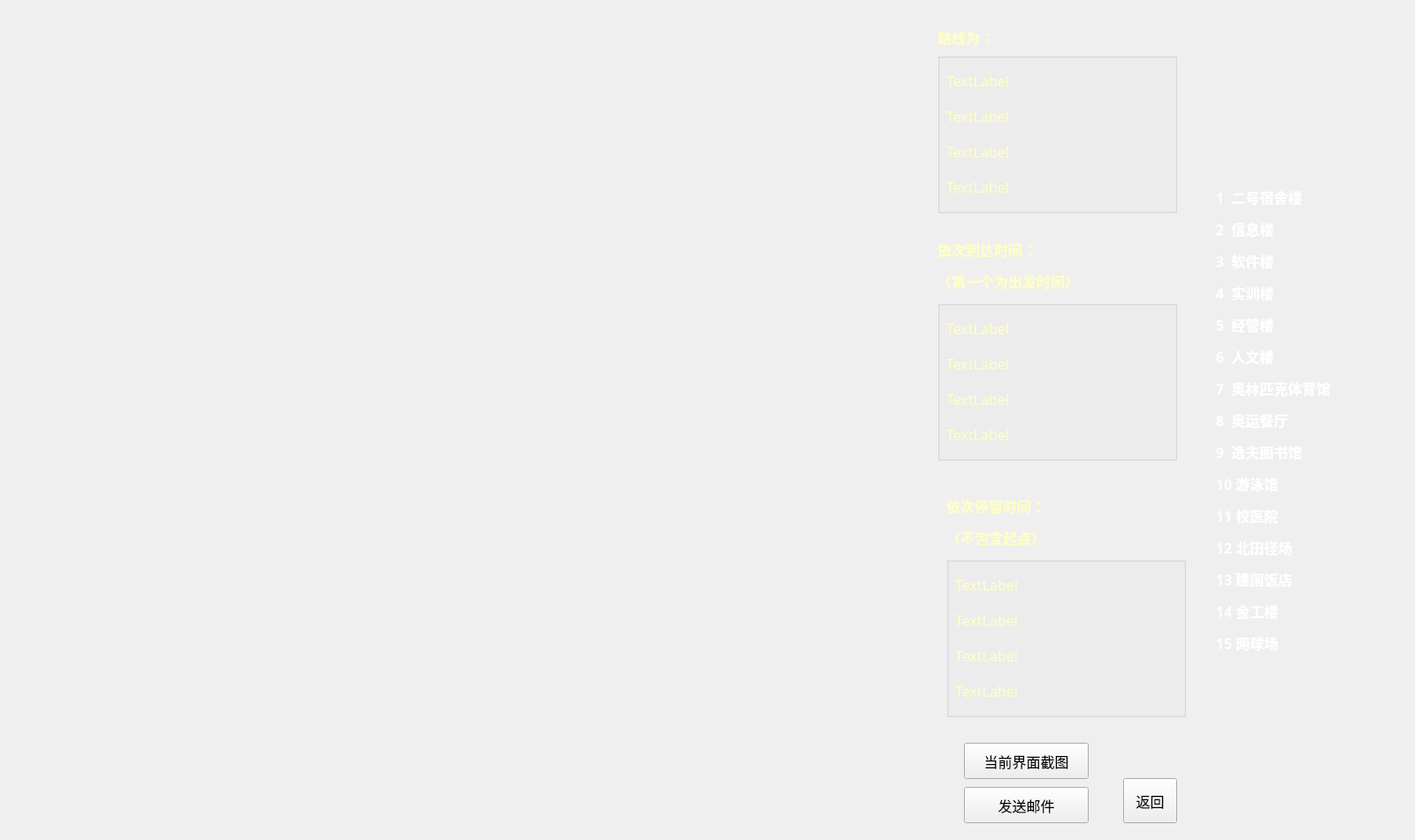
<?xml version="1.0" encoding="UTF-8"?>
<ui version="4.0">
 <class>bjutmap</class>
 <widget class="QWidget" name="bjutmap">
  <property name="geometry">
   <rect>
    <x>0</x>
    <y>0</y>
    <width>1600</width>
    <height>950</height>
   </rect>
  </property>
  <property name="windowTitle">
   <string>Form</string>
  </property>
  <widget class="QGroupBox" name="groupBox">
   <property name="geometry">
    <rect>
     <x>1060</x>
     <y>60</y>
     <width>271</width>
     <height>181</height>
    </rect>
   </property>
   <property name="title">
    <string/>
   </property>
   <widget class="QLabel" name="label_route_1">
    <property name="geometry">
     <rect>
      <x>10</x>
      <y>20</y>
      <width>221</width>
      <height>20</height>
     </rect>
    </property>
    <property name="font">
     <font>
      <family>黑体</family>
      <pointsize>12</pointsize>
      <underline>true</underline>
     </font>
    </property>
    <property name="text">
     <string>&lt;html&gt;&lt;head/&gt;&lt;body&gt;&lt;p&gt;&lt;span style=&quot; color:#ffffc5;&quot;&gt;TextLabel&lt;/span&gt;&lt;/p&gt;&lt;/body&gt;&lt;/html&gt;</string>
    </property>
   </widget>
   <widget class="QLabel" name="label_route_2">
    <property name="geometry">
     <rect>
      <x>10</x>
      <y>60</y>
      <width>221</width>
      <height>20</height>
     </rect>
    </property>
    <property name="font">
     <font>
      <family>黑体</family>
      <pointsize>12</pointsize>
      <underline>true</underline>
     </font>
    </property>
    <property name="text">
     <string>&lt;html&gt;&lt;head/&gt;&lt;body&gt;&lt;p&gt;&lt;span style=&quot; color:#ffffc5;&quot;&gt;TextLabel&lt;/span&gt;&lt;/p&gt;&lt;/body&gt;&lt;/html&gt;</string>
    </property>
   </widget>
   <widget class="QLabel" name="label_route_3">
    <property name="geometry">
     <rect>
      <x>10</x>
      <y>100</y>
      <width>221</width>
      <height>20</height>
     </rect>
    </property>
    <property name="font">
     <font>
      <family>黑体</family>
      <pointsize>12</pointsize>
      <underline>true</underline>
     </font>
    </property>
    <property name="text">
     <string>&lt;html&gt;&lt;head/&gt;&lt;body&gt;&lt;p&gt;&lt;span style=&quot; color:#ffffc5;&quot;&gt;TextLabel&lt;/span&gt;&lt;/p&gt;&lt;/body&gt;&lt;/html&gt;</string>
    </property>
   </widget>
   <widget class="QLabel" name="label_route_4">
    <property name="geometry">
     <rect>
      <x>10</x>
      <y>140</y>
      <width>221</width>
      <height>20</height>
     </rect>
    </property>
    <property name="font">
     <font>
      <family>黑体</family>
      <pointsize>12</pointsize>
      <underline>true</underline>
     </font>
    </property>
    <property name="text">
     <string>&lt;html&gt;&lt;head/&gt;&lt;body&gt;&lt;p&gt;&lt;span style=&quot; color:#ffffc5;&quot;&gt;TextLabel&lt;/span&gt;&lt;/p&gt;&lt;/body&gt;&lt;/html&gt;</string>
    </property>
   </widget>
  </widget>
  <widget class="QLabel" name="label_2">
   <property name="geometry">
    <rect>
     <x>1060</x>
     <y>30</y>
     <width>101</width>
     <height>21</height>
    </rect>
   </property>
   <property name="font">
    <font>
     <family>黑体</family>
     <pointsize>14</pointsize>
    </font>
   </property>
   <property name="text">
    <string>&lt;html&gt;&lt;head/&gt;&lt;body&gt;&lt;p&gt;&lt;span style=&quot; font-size:12pt; font-weight:600; color:#ffffc5;&quot;&gt;路线为：&lt;/span&gt;&lt;/p&gt;&lt;/body&gt;&lt;/html&gt;</string>
   </property>
  </widget>
  <widget class="QLabel" name="placeInformation">
   <property name="geometry">
    <rect>
     <x>1350</x>
     <y>0</y>
     <width>250</width>
     <height>951</height>
    </rect>
   </property>
   <property name="font">
    <font>
     <family>微软雅黑 Light</family>
     <weight>50</weight>
     <bold>false</bold>
    </font>
   </property>
   <property name="text">
    <string>&lt;!DOCTYPE HTML PUBLIC &quot;-//W3C//DTD HTML 4.0//EN&quot; &quot;http://www.w3.org/TR/REC-html40/strict.dtd&quot;&gt;
&lt;html&gt;&lt;head&gt;&lt;meta name=&quot;qrichtext&quot; content=&quot;1&quot; /&gt;&lt;style type=&quot;text/css&quot;&gt;
p, li { white-space: pre-wrap; }
&lt;/style&gt;&lt;/head&gt;&lt;body style=&quot; font-family:'微软雅黑 Light'; font-size:9pt; font-weight:400; font-style:normal;&quot;&gt;
&lt;p style=&quot; margin-top:12px; margin-bottom:12px; margin-left:0px; margin-right:0px; -qt-block-indent:0; text-indent:0px;&quot;&gt;&lt;span style=&quot; font-size:12pt; font-weight:600; color:#ffffff;&quot;&gt;      1  二号宿舍楼&lt;/span&gt;&lt;/p&gt;
&lt;p style=&quot; margin-top:12px; margin-bottom:12px; margin-left:0px; margin-right:0px; -qt-block-indent:0; text-indent:0px;&quot;&gt;&lt;span style=&quot; font-size:12pt; font-weight:600; color:#ffffff;&quot;&gt;      2  信息楼&lt;/span&gt;&lt;/p&gt;
&lt;p style=&quot; margin-top:12px; margin-bottom:12px; margin-left:0px; margin-right:0px; -qt-block-indent:0; text-indent:0px;&quot;&gt;&lt;span style=&quot; font-size:12pt; font-weight:600; color:#ffffff;&quot;&gt;      3  软件楼&lt;/span&gt;&lt;/p&gt;
&lt;p style=&quot; margin-top:12px; margin-bottom:12px; margin-left:0px; margin-right:0px; -qt-block-indent:0; text-indent:0px;&quot;&gt;&lt;span style=&quot; font-size:12pt; font-weight:600; color:#ffffff;&quot;&gt;      4  实训楼&lt;/span&gt;&lt;/p&gt;
&lt;p style=&quot; margin-top:12px; margin-bottom:12px; margin-left:0px; margin-right:0px; -qt-block-indent:0; text-indent:0px;&quot;&gt;&lt;span style=&quot; font-size:12pt; font-weight:600; color:#ffffff;&quot;&gt;      5  经管楼&lt;/span&gt;&lt;/p&gt;
&lt;p style=&quot; margin-top:12px; margin-bottom:12px; margin-left:0px; margin-right:0px; -qt-block-indent:0; text-indent:0px;&quot;&gt;&lt;span style=&quot; font-size:12pt; font-weight:600; color:#ffffff;&quot;&gt;      6  人文楼&lt;/span&gt;&lt;/p&gt;
&lt;p style=&quot; margin-top:12px; margin-bottom:12px; margin-left:0px; margin-right:0px; -qt-block-indent:0; text-indent:0px;&quot;&gt;&lt;span style=&quot; font-size:12pt; font-weight:600; color:#ffffff;&quot;&gt;      7  奥林匹克体育馆&lt;/span&gt;&lt;/p&gt;
&lt;p style=&quot; margin-top:12px; margin-bottom:12px; margin-left:0px; margin-right:0px; -qt-block-indent:0; text-indent:0px;&quot;&gt;&lt;span style=&quot; font-size:12pt; font-weight:600; color:#ffffff;&quot;&gt;      8  奥运餐厅&lt;/span&gt;&lt;/p&gt;
&lt;p style=&quot; margin-top:12px; margin-bottom:12px; margin-left:0px; margin-right:0px; -qt-block-indent:0; text-indent:0px;&quot;&gt;&lt;span style=&quot; font-size:12pt; font-weight:600; color:#ffffff;&quot;&gt;      9  逸夫图书馆&lt;/span&gt;&lt;/p&gt;
&lt;p style=&quot; margin-top:12px; margin-bottom:12px; margin-left:0px; margin-right:0px; -qt-block-indent:0; text-indent:0px;&quot;&gt;&lt;span style=&quot; font-size:12pt; font-weight:600; color:#ffffff;&quot;&gt;      10 游泳馆&lt;/span&gt;&lt;/p&gt;
&lt;p style=&quot; margin-top:12px; margin-bottom:12px; margin-left:0px; margin-right:0px; -qt-block-indent:0; text-indent:0px;&quot;&gt;&lt;span style=&quot; font-size:12pt; font-weight:600; color:#ffffff;&quot;&gt;      11 校医院&lt;/span&gt;&lt;/p&gt;
&lt;p style=&quot; margin-top:12px; margin-bottom:12px; margin-left:0px; margin-right:0px; -qt-block-indent:0; text-indent:0px;&quot;&gt;&lt;span style=&quot; font-size:12pt; font-weight:600; color:#ffffff;&quot;&gt;      12 北田径场&lt;/span&gt;&lt;/p&gt;
&lt;p style=&quot; margin-top:12px; margin-bottom:12px; margin-left:0px; margin-right:0px; -qt-block-indent:0; text-indent:0px;&quot;&gt;&lt;span style=&quot; font-size:12pt; font-weight:600; color:#ffffff;&quot;&gt;      13 建国饭店&lt;/span&gt;&lt;/p&gt;
&lt;p style=&quot; margin-top:12px; margin-bottom:12px; margin-left:0px; margin-right:0px; -qt-block-indent:0; text-indent:0px;&quot;&gt;&lt;span style=&quot; font-size:12pt; font-weight:600; color:#ffffff;&quot;&gt;      14 金工楼&lt;/span&gt;&lt;/p&gt;
&lt;p style=&quot; margin-top:12px; margin-bottom:12px; margin-left:0px; margin-right:0px; -qt-block-indent:0; text-indent:0px;&quot;&gt;&lt;span style=&quot; font-size:12pt; font-weight:600; color:#ffffff;&quot;&gt;      15 网球场&lt;/span&gt;&lt;/p&gt;&lt;/body&gt;&lt;/html&gt;</string>
   </property>
  </widget>
  <widget class="QLabel" name="label_3">
   <property name="geometry">
    <rect>
     <x>1060</x>
     <y>270</y>
     <width>231</width>
     <height>61</height>
    </rect>
   </property>
   <property name="font">
    <font>
     <family>黑体</family>
     <pointsize>14</pointsize>
    </font>
   </property>
   <property name="text">
    <string>&lt;html&gt;&lt;head/&gt;&lt;body&gt;&lt;p&gt;&lt;span style=&quot; font-size:12pt; font-weight:600; color:#ffffc5;&quot;&gt;依次到达时间：&lt;/span&gt;&lt;/p&gt;&lt;p&gt;&lt;span style=&quot; font-size:12pt; font-weight:600; color:#ffffc5;&quot;&gt;（第一个为出发时间）&lt;/span&gt;&lt;/p&gt;&lt;/body&gt;&lt;/html&gt;</string>
   </property>
  </widget>
  <widget class="QGroupBox" name="groupBox_2">
   <property name="geometry">
    <rect>
     <x>1060</x>
     <y>340</y>
     <width>271</width>
     <height>181</height>
    </rect>
   </property>
   <property name="title">
    <string/>
   </property>
   <widget class="QLabel" name="label_arrivetime_1">
    <property name="geometry">
     <rect>
      <x>10</x>
      <y>20</y>
      <width>261</width>
      <height>20</height>
     </rect>
    </property>
    <property name="font">
     <font>
      <family>黑体</family>
      <pointsize>12</pointsize>
      <underline>true</underline>
     </font>
    </property>
    <property name="text">
     <string>&lt;html&gt;&lt;head/&gt;&lt;body&gt;&lt;p&gt;&lt;span style=&quot; color:#ffffc5;&quot;&gt;TextLabel&lt;/span&gt;&lt;/p&gt;&lt;/body&gt;&lt;/html&gt;</string>
    </property>
   </widget>
   <widget class="QLabel" name="label_arrivetime_2">
    <property name="geometry">
     <rect>
      <x>10</x>
      <y>60</y>
      <width>261</width>
      <height>20</height>
     </rect>
    </property>
    <property name="font">
     <font>
      <family>黑体</family>
      <pointsize>12</pointsize>
      <underline>true</underline>
     </font>
    </property>
    <property name="text">
     <string>&lt;html&gt;&lt;head/&gt;&lt;body&gt;&lt;p&gt;&lt;span style=&quot; color:#ffffc5;&quot;&gt;TextLabel&lt;/span&gt;&lt;/p&gt;&lt;/body&gt;&lt;/html&gt;</string>
    </property>
   </widget>
   <widget class="QLabel" name="label_arrivetime_3">
    <property name="geometry">
     <rect>
      <x>10</x>
      <y>100</y>
      <width>261</width>
      <height>20</height>
     </rect>
    </property>
    <property name="font">
     <font>
      <family>黑体</family>
      <pointsize>12</pointsize>
      <underline>true</underline>
     </font>
    </property>
    <property name="text">
     <string>&lt;html&gt;&lt;head/&gt;&lt;body&gt;&lt;p&gt;&lt;span style=&quot; color:#ffffc5;&quot;&gt;TextLabel&lt;/span&gt;&lt;/p&gt;&lt;/body&gt;&lt;/html&gt;</string>
    </property>
   </widget>
   <widget class="QLabel" name="label_arrivetime_4">
    <property name="geometry">
     <rect>
      <x>10</x>
      <y>140</y>
      <width>261</width>
      <height>20</height>
     </rect>
    </property>
    <property name="font">
     <font>
      <family>黑体</family>
      <pointsize>12</pointsize>
      <underline>true</underline>
     </font>
    </property>
    <property name="text">
     <string>&lt;html&gt;&lt;head/&gt;&lt;body&gt;&lt;p&gt;&lt;span style=&quot; color:#ffffc5;&quot;&gt;TextLabel&lt;/span&gt;&lt;/p&gt;&lt;/body&gt;&lt;/html&gt;</string>
    </property>
   </widget>
  </widget>
  <widget class="QLabel" name="label_5">
   <property name="geometry">
    <rect>
     <x>1070</x>
     <y>560</y>
     <width>231</width>
     <height>61</height>
    </rect>
   </property>
   <property name="font">
    <font>
     <family>黑体</family>
     <pointsize>14</pointsize>
    </font>
   </property>
   <property name="text">
    <string>&lt;html&gt;&lt;head/&gt;&lt;body&gt;&lt;p&gt;&lt;span style=&quot; font-size:12pt; font-weight:600; color:#ffffc5;&quot;&gt;依次停留时间：&lt;/span&gt;&lt;/p&gt;&lt;p&gt;&lt;span style=&quot; font-size:12pt; font-weight:600; color:#ffffc5;&quot;&gt;（不包含起点）&lt;/span&gt;&lt;/p&gt;&lt;/body&gt;&lt;/html&gt;</string>
   </property>
  </widget>
  <widget class="QGroupBox" name="groupBox_3">
   <property name="geometry">
    <rect>
     <x>1070</x>
     <y>630</y>
     <width>271</width>
     <height>181</height>
    </rect>
   </property>
   <property name="title">
    <string/>
   </property>
   <widget class="QLabel" name="label_staytime_1">
    <property name="geometry">
     <rect>
      <x>10</x>
      <y>20</y>
      <width>261</width>
      <height>20</height>
     </rect>
    </property>
    <property name="font">
     <font>
      <family>黑体</family>
      <pointsize>12</pointsize>
      <underline>true</underline>
     </font>
    </property>
    <property name="text">
     <string>&lt;html&gt;&lt;head/&gt;&lt;body&gt;&lt;p&gt;&lt;span style=&quot; color:#ffffc5;&quot;&gt;TextLabel&lt;/span&gt;&lt;/p&gt;&lt;/body&gt;&lt;/html&gt;</string>
    </property>
   </widget>
   <widget class="QLabel" name="label_staytime_2">
    <property name="geometry">
     <rect>
      <x>10</x>
      <y>60</y>
      <width>261</width>
      <height>20</height>
     </rect>
    </property>
    <property name="font">
     <font>
      <family>黑体</family>
      <pointsize>12</pointsize>
      <underline>true</underline>
     </font>
    </property>
    <property name="text">
     <string>&lt;html&gt;&lt;head/&gt;&lt;body&gt;&lt;p&gt;&lt;span style=&quot; color:#ffffc5;&quot;&gt;TextLabel&lt;/span&gt;&lt;/p&gt;&lt;/body&gt;&lt;/html&gt;</string>
    </property>
   </widget>
   <widget class="QLabel" name="label_staytime_3">
    <property name="geometry">
     <rect>
      <x>10</x>
      <y>100</y>
      <width>261</width>
      <height>20</height>
     </rect>
    </property>
    <property name="font">
     <font>
      <family>黑体</family>
      <pointsize>12</pointsize>
      <underline>true</underline>
     </font>
    </property>
    <property name="text">
     <string>&lt;html&gt;&lt;head/&gt;&lt;body&gt;&lt;p&gt;&lt;span style=&quot; color:#ffffc5;&quot;&gt;TextLabel&lt;/span&gt;&lt;/p&gt;&lt;/body&gt;&lt;/html&gt;</string>
    </property>
   </widget>
   <widget class="QLabel" name="label_staytime_4">
    <property name="geometry">
     <rect>
      <x>10</x>
      <y>140</y>
      <width>261</width>
      <height>20</height>
     </rect>
    </property>
    <property name="font">
     <font>
      <family>黑体</family>
      <pointsize>12</pointsize>
      <underline>true</underline>
     </font>
    </property>
    <property name="text">
     <string>&lt;html&gt;&lt;head/&gt;&lt;body&gt;&lt;p&gt;&lt;span style=&quot; color:#ffffc5;&quot;&gt;TextLabel&lt;/span&gt;&lt;/p&gt;&lt;/body&gt;&lt;/html&gt;</string>
    </property>
   </widget>
  </widget>
  <widget class="QPushButton" name="pushButton_email">
   <property name="geometry">
    <rect>
     <x>1090</x>
     <y>890</y>
     <width>141</width>
     <height>41</height>
    </rect>
   </property>
   <property name="font">
    <font>
     <family>黑体</family>
     <pointsize>12</pointsize>
    </font>
   </property>
   <property name="text">
    <string>发送邮件</string>
   </property>
  </widget>
  <widget class="QPushButton" name="pushButton_screen">
   <property name="geometry">
    <rect>
     <x>1090</x>
     <y>840</y>
     <width>141</width>
     <height>41</height>
    </rect>
   </property>
   <property name="font">
    <font>
     <family>黑体</family>
     <pointsize>12</pointsize>
    </font>
   </property>
   <property name="styleSheet">
    <string notr="true"/>
   </property>
   <property name="text">
    <string>当前界面截图</string>
   </property>
  </widget>
  <widget class="QPushButton" name="pushButton_return">
   <property name="geometry">
    <rect>
     <x>1270</x>
     <y>880</y>
     <width>61</width>
     <height>51</height>
    </rect>
   </property>
   <property name="font">
    <font>
     <family>黑体</family>
     <pointsize>12</pointsize>
    </font>
   </property>
   <property name="text">
    <string>返回</string>
   </property>
  </widget>
 </widget>
 <resources/>
 <connections/>
</ui>
